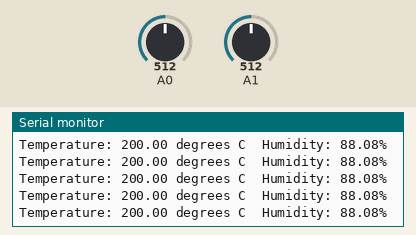
Simulated run of this sketch. Board: Arduino Uno, built with avr-gcc and run on an emulated ATmega328P. Shown: the last lines printed to the serial monitor. The inputs (shaded band) are chosen by the test bench; at power-on: A0 = 512, A1 = 512.

Above: at 1.2 s.
1.3 s: A0 set to 570
At 1.42 s:
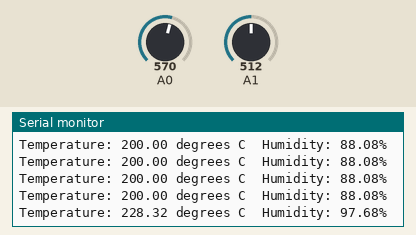
4.3 s: A0 set to 591
At 4.31 s:
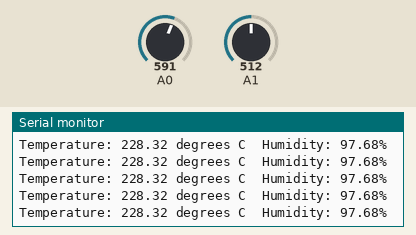
5.8 s: A1 set to 492
At 5.84 s:
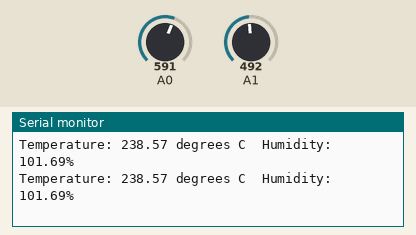
14.8 s: A1 set to 541
At 14.82 s:
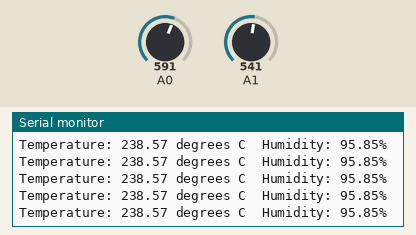
17.8 s: A1 set to 572
At 17.83 s:
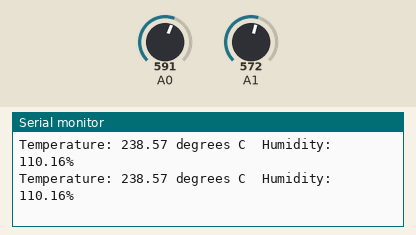
Timing chart, 0 to 20.3 s (numbered marks = the images above; inputs shaded):
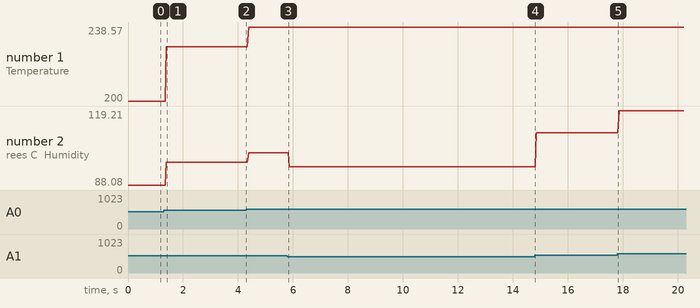

Measured:
- after the input at 1.3 s, the serial monitor: prints a new line after 0.10 s (image 1)
- plotted number 1: 200 → 228.32 after the input at 1.3 s, 228.32 → 238.57 after the input at 4.3 s
- plotted number 2: 88.08 → 97.68 after the input at 1.3 s, 97.68 → 101.69 after the input at 4.3 s, 101.69 → 95.85 after the input at 5.8 s, 95.85 → 110.16 after the input at 14.8 s, 110.16 → 119.21 after the input at 17.8 s

The sketch:

TempHumiditySensors.ino
```cpp
/*
Temperature and Humidity sensors

 This example gives temperature and humidity using two inexpensive sensors,
 the Analog Devices TMP36 and the Honeywell HIH-4030.

 Example derived from the datasheets, and from numerous examples,
 including Adafruit, Bildr, the Arduino forums, and others:
 TMP36 datasheet:http://www.ladyada.net/media/sensors/TMP35_36_37.pdf
 HIH-4030 datasheet:https://www.sparkfun.com/datasheets/Sensors/Weather/SEN-09569-HIH-4030-datasheet.pdf
 Adafruit on TMP36: http://learn.adafruit.com/tmp36-temperature-sensor/
 Bildr on HIH-4030: http://bildr.org/2012/11/hih4030-arduino/
 Arduino forum example for HIH-4030: http://forum.arduino.cc/index.php/topic,19961.0.html

 Circuit:
 * TMP36 on A0
 * HIH-4030 on A1

 Note: If you are using a 3.3V model, adjust the voltage variable accordingly.

 created 1 June 2013
 by Tom Igoe

 */

float voltage = 5.0;              // analog reference voltage
const float resolution = 1024.0;  // A-to-D resolution

float tempOffset = 0.5;           // temp sensor offset
float tempSlope = 0.01;           // temp sensor slope
float rhSlope = 0.0062 * voltage; // humidity sensor slope
float rhOffset = 0.16 * voltage;  // humidity sensor offset

void setup() {
  Serial.begin(9600);
}

void loop() {
  // read the temperature sensor:
  int tempSensor = analogRead(A0);
  // convert to voltage:
  float tempVoltage = (tempSensor/resolution) * voltage;
  // convert to temperature (degrees Celsius):
  float temperature = (tempVoltage -0.5) / tempSlope;

  delay(2);      // give the ADC time to settle

  // read the humidity sensor:
  int humiditySensor = analogRead(A1);
  // convert to voltage:
  float humidityVoltage = (humiditySensor/resolution) * voltage;
  // convert to relative humidity (rH):
  float sensorRH = (humidityVoltage - rhOffset) / rhSlope;
  // adjust for temperature:
  float trueRH = sensorRH / (1.0546 - (0.00216 * temperature));

  // print the results:
  Serial.print("Temperature: ");
  Serial.print(temperature);
  Serial.print(" degrees C");
  Serial.print("\tHumidity: ");
  Serial.print(trueRH);
  Serial.println("%");
  delay(10);
}
```
